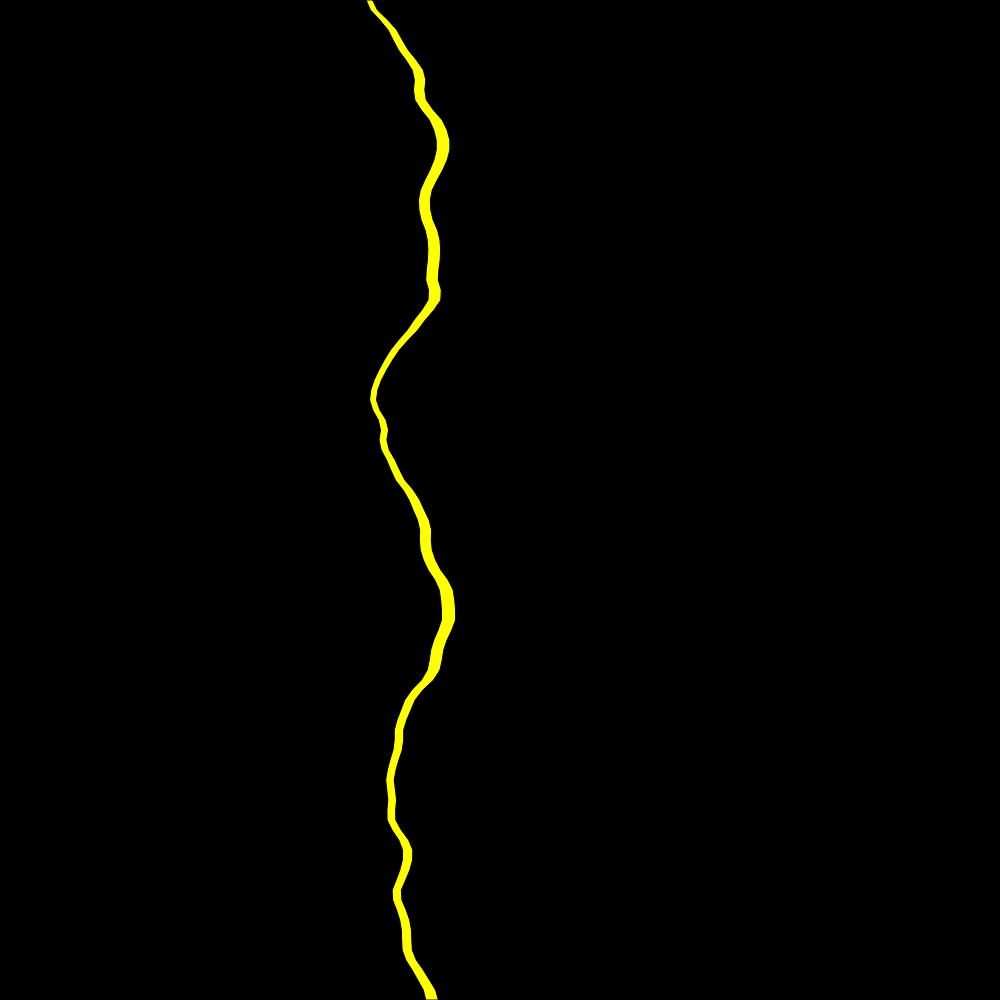
Frame 1 (no input)
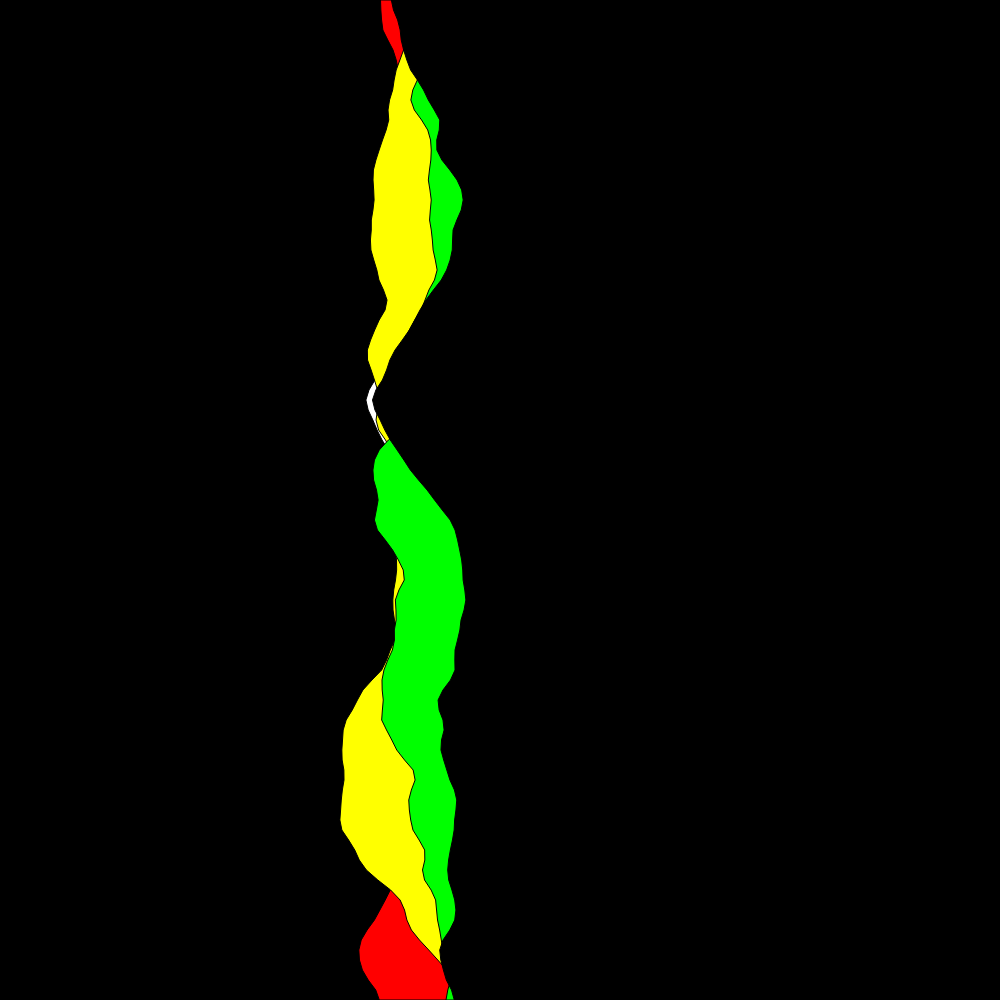
Frame 60 (no input)
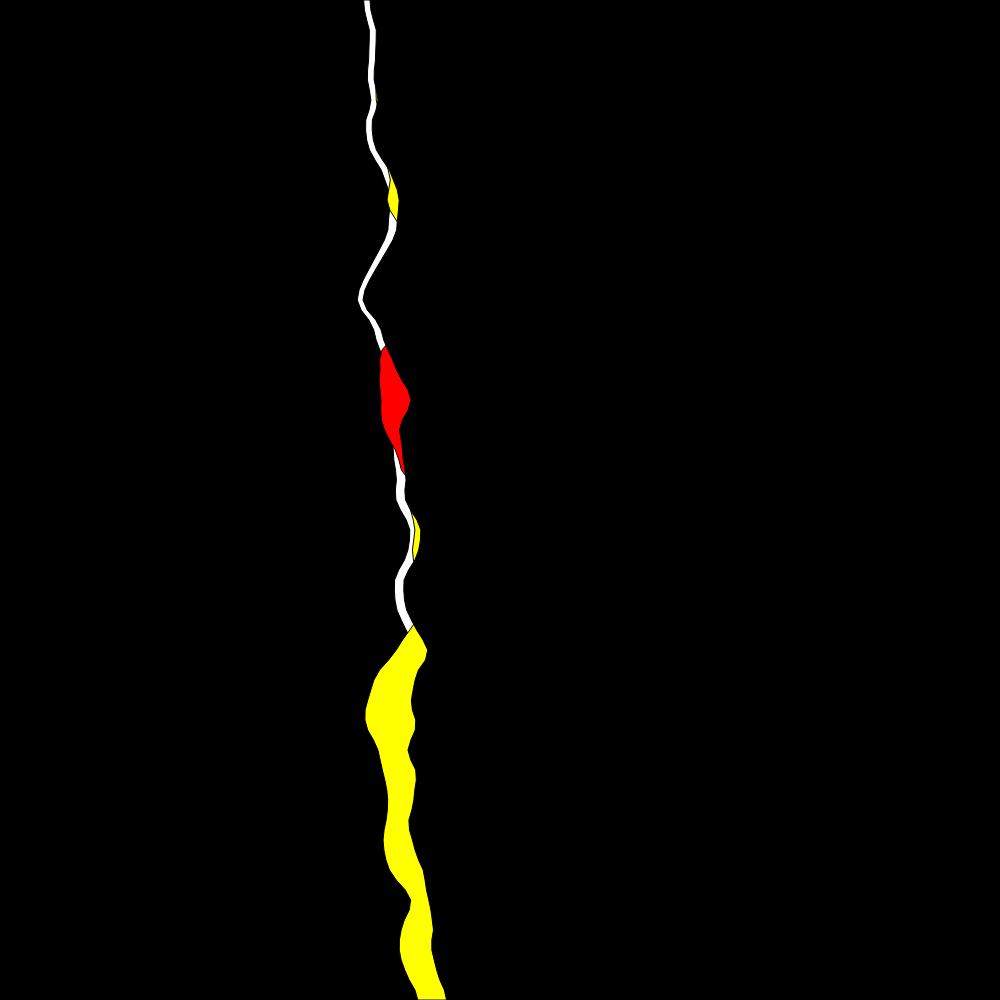
Frame 120 (the mouse pressed at the canvas centre since frame 60)

The p5.js sketch that drew these frames (run headless with seeded random() and noise() and a simulated clock; from frame 60 on, the mouse is pressed at the canvas centre):

// p5.js sketch
// ── sketch.js
const height = 1000;
const width = 1000;

let yoff = 0.0; // 2nd dimension of perlin noise
let yoff2 = 0.0; // 2nd dimension of perlin noise
let yoff3 = 0.0; // 2nd dimension of perlin noise
let yoff4 = 0.0; // 2nd dimension of perlin noise
let yoff5 = 0.0; // 2nd dimension of perlin noise

function setup() {
    createCanvas(width, height);
    background(0);
    // noLoop();
}

function draw() {
    background(0);

    fill(255);
    // We are going to draw a polygon out of the wave points
    beginShape();

    let xoff = 0; // Option #1: 2D Noise
    // let xoff = yoff; // Option #2: 1D Noise

    // Iterate over vertical pixels
    for (let y = 0; y <= height; y += 10) {
        // Calculate a y value according to noise, map to

        // Option #1: 2D Noise
        let x = map(noise(xoff, yoff), 0, 1, width / 2, 300);

        // Option #2: 1D Noise
        // let y = map(noise(xoff), 0, 1, 200, 300);

        // Set the vertex
        vertex(x, y);
        // Increment x dimension for noise
        xoff += 0.05;
    }
    // increment y dimension for noise
    yoff += 0.1;
    vertex(width, height);
    vertex(width, 0);
    endShape(CLOSE);

    const randomRed = random(1);
    if (randomRed < 0.5) {
        fill("#ff0000");
        beginShape();
        let xoff2 = 0; // Option #1: 2D Noise
        // let xoff = yoff; // Option #2: 1D Noise

        // Iterate over vertical pixels
        for (let y = 0; y <= height; y += 10) {
            // Calculate a y value according to noise, map to

            // Option #1: 2D Noise
            let x = map(noise(xoff2, yoff2), 0, 1, (width / 2), 300);

            // Option #2: 1D Noise
            // let y = map(noise(xoff), 0, 1, 200, 300);

            // Set the vertex
            vertex(x, y);
            // Increment x dimension for noise
            xoff2 += 0.05;
        }
        // increment y dimension for noise
        yoff2 += 0.1;
        vertex(width, height);
        vertex(width, 0);
        endShape(CLOSE);
    }

    const randomYellow = random(1);
    if (randomYellow < 0.9) {
        fill("#ffff00");
        beginShape();
        let xoff3 = 0; // Option #1: 2D Noise
        // let xoff = yoff; // Option #2: 1D Noise

        // Iterate over vertical pixels
        for (let y = 0; y <= height; y += 10) {
            // Calculate a y value according to noise, map to

            // Option #1: 2D Noise
            let x = map(noise(xoff3, yoff3), 0, 1, (width / 2), 300);

            // Option #2: 1D Noise
            // let y = map(noise(xoff), 0, 1, 200, 300);

            // Set the vertex
            vertex(x, y);
            // Increment x dimension for noise
            xoff3 += 0.05;
        }
        // increment y dimension for noise
        yoff3 += 0.1;
        vertex(width, height);
        vertex(width, 0);
        endShape(CLOSE);
    }

    const randomGreen = random(1);
    if (randomGreen < 0.3) {
        fill("#00ff00");
        beginShape();

        let xoff4 = 0; // Option #1: 2D Noise
        // let xoff = yoff; // Option #2: 1D Noise

        // Iterate over vertical pixels
        for (let y = 0; y <= height; y += 10) {
            // Calculate a y value according to noise, map to

            // Option #1: 2D Noise
            let x = map(noise(xoff4, yoff4), 0, 1, (width / 2), 300);

            // Option #2: 1D Noise
            // let y = map(noise(xoff), 0, 1, 200, 300);

            // Set the vertex
            vertex(x, y);
            // Increment x dimension for noise
            xoff4 += 0.05;
        }
        // increment y dimension for noise
        yoff4 += 0.1;
        vertex(width, height);
        vertex(width, 0);
        endShape(CLOSE);
    }
    fill(0);
    beginShape();
    // fill(0);

    let xoff5 = 0; // Option #1: 2D Noise
    // let xoff = yoff; // Option #2: 1D Noise

    // Iterate over vertical pixels
    for (let y = 0; y <= height; y += 10) {
        // Calculate a y value according to noise, map to

        // Option #1: 2D Noise
        let x = map(noise(xoff5, yoff5), 0, 1, (width / 2) + 20, 300);

        // Option #2: 1D Noise
        // let y = map(noise(xoff), 0, 1, 200, 300);

        // Set the vertex
        vertex(x, y);
        // Increment x dimension for noise
        xoff5 += 0.05;
    }
    // increment y dimension for noise
    yoff5 += 0.1;
    vertex(width, height);
    vertex(width, 0);
    endShape(CLOSE);
}
